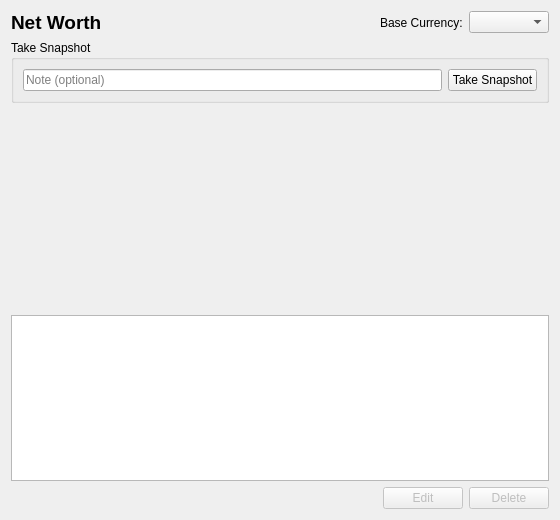
<?xml version="1.0" encoding="UTF-8"?>
<ui version="4.0">
 <class>NetWorthWidget</class>
 <widget class="QWidget" name="NetWorthWidget">
  <property name="geometry">
   <rect>
    <x>0</x>
    <y>0</y>
    <width>560</width>
    <height>520</height>
   </rect>
  </property>
  <property name="windowTitle">
   <string>Form</string>
  </property>
  <layout class="QVBoxLayout" name="verticalLayout">
   <item>
    <layout class="QHBoxLayout" name="headerLayout">
     <item>
      <widget class="QLabel" name="titleLabel">
       <property name="text">
        <string>Net Worth</string>
       </property>
       <property name="font">
        <font>
         <pointsize>14</pointsize>
         <bold>true</bold>
        </font>
       </property>
      </widget>
     </item>
     <item>
      <spacer name="headerSpacer">
       <property name="orientation">
        <enum>Qt::Orientation::Horizontal</enum>
       </property>
       <property name="sizeHint" stdset="0">
        <size>
         <width>40</width>
         <height>20</height>
        </size>
       </property>
      </spacer>
     </item>
     <item>
      <widget class="QLabel" name="currencyLabel">
       <property name="text">
        <string>Base Currency:</string>
       </property>
      </widget>
     </item>
     <item>
      <widget class="QComboBox" name="currencySelect">
       <property name="minimumSize">
        <size>
         <width>80</width>
         <height>0</height>
        </size>
       </property>
      </widget>
     </item>
    </layout>
   </item>
   <item>
    <widget class="QGroupBox" name="snapshotGroup">
     <property name="title">
      <string>Take Snapshot</string>
     </property>
     <layout class="QHBoxLayout" name="snapshotLayout">
      <item>
       <widget class="QLineEdit" name="noteInput">
        <property name="placeholderText">
         <string>Note (optional)</string>
        </property>
       </widget>
      </item>
      <item>
       <widget class="QPushButton" name="takeSnapshotButton">
        <property name="text">
         <string>Take Snapshot</string>
        </property>
       </widget>
      </item>
     </layout>
    </widget>
   </item>
   <item>
    <widget class="QWidget" name="chartContainer">
     <property name="minimumSize">
      <size>
       <width>0</width>
       <height>200</height>
      </size>
     </property>
    </widget>
   </item>
   <item>
    <widget class="QTableWidget" name="snapshotsTable">
     <property name="minimumSize">
      <size>
       <width>0</width>
       <height>150</height>
      </size>
     </property>
    </widget>
   </item>
   <item>
    <layout class="QHBoxLayout" name="buttonsLayout">
     <item>
      <widget class="QLabel" name="infoLabel">
       <property name="text">
        <string/>
       </property>
      </widget>
     </item>
     <item>
      <spacer name="buttonsSpacer">
       <property name="orientation">
        <enum>Qt::Orientation::Horizontal</enum>
       </property>
       <property name="sizeHint" stdset="0">
        <size>
         <width>40</width>
         <height>20</height>
        </size>
       </property>
      </spacer>
     </item>
     <item>
      <widget class="QPushButton" name="editButton">
       <property name="text">
        <string>Edit</string>
       </property>
       <property name="enabled">
        <bool>false</bool>
       </property>
      </widget>
     </item>
     <item>
      <widget class="QPushButton" name="deleteButton">
       <property name="text">
        <string>Delete</string>
       </property>
       <property name="enabled">
        <bool>false</bool>
       </property>
      </widget>
     </item>
    </layout>
   </item>
  </layout>
 </widget>
 <resources/>
 <connections/>
</ui>
